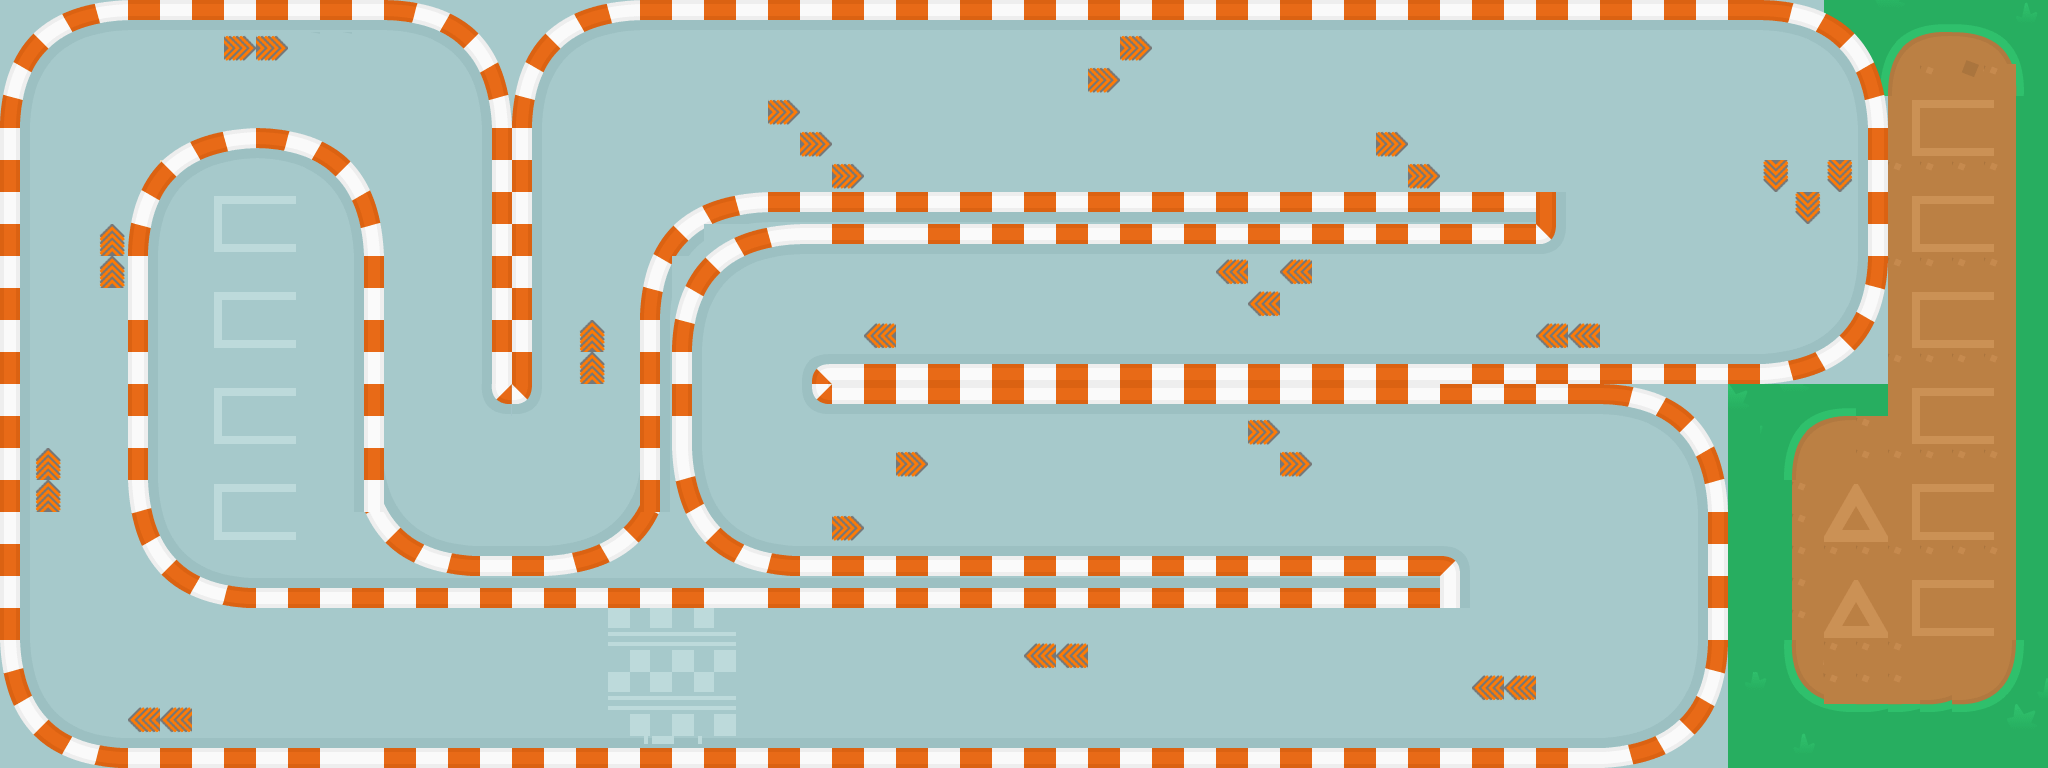

A 2D game scene composited from a Tiled map and its tileset images. What follows is a short description and the map's XML, with each tile layer's data collapsed to a summary:
An orthogonal 64x24 tile map with 32x32 px tiles, 2 tile layers (Map, powerups), 1 hidden layer not drawn, 12 tilesets and 35 objects (26x Boost, 3x EnemyStart, PlayerStart).

<map version="1.10" tiledversion="1.11.2" orientation="orthogonal" renderorder="right-down" width="64" height="24" tilewidth="32" tileheight="32" infinite="0" nextlayerid="19" nextobjectid="55">
 <tileset firstgid="1" name="tmw_desert_spacing" tilewidth="32" tileheight="32" spacing="1" margin="1" tilecount="48" columns="8">
  <image source="tmw_desert_spacing.png" width="265" height="199" />
  <wangsets>
   <wangset name="Brick" type="corner" tile="9">
    <wangcolor name="" color="#ff0000" tile="-1" probability="1" />
    <wangtile tileid="0" wangid="0,0,0,1,0,0,0,0" />
    <wangtile tileid="1" wangid="0,0,0,1,0,1,0,0" />
    <wangtile tileid="2" wangid="0,0,0,0,0,1,0,0" />
    <wangtile tileid="8" wangid="0,1,0,1,0,0,0,0" />
    <wangtile tileid="9" wangid="0,1,0,1,0,1,0,1" />
    <wangtile tileid="10" wangid="0,0,0,0,0,1,0,1" />
    <wangtile tileid="16" wangid="0,1,0,0,0,0,0,0" />
    <wangtile tileid="17" wangid="0,1,0,0,0,0,0,1" />
    <wangtile tileid="18" wangid="0,0,0,0,0,0,0,1" />
    <wangtile tileid="19" wangid="0,1,0,0,0,1,0,1" />
    <wangtile tileid="20" wangid="0,1,0,1,0,0,0,1" />
    <wangtile tileid="27" wangid="0,0,0,1,0,1,0,1" />
    <wangtile tileid="28" wangid="0,1,0,1,0,1,0,0" />
   </wangset>
   <wangset name="Marble" type="corner" tile="33">
    <wangcolor name="" color="#ff0000" tile="-1" probability="1" />
    <wangtile tileid="24" wangid="0,0,0,1,0,0,0,0" />
    <wangtile tileid="25" wangid="0,0,0,1,0,1,0,0" />
    <wangtile tileid="26" wangid="0,0,0,0,0,1,0,0" />
    <wangtile tileid="32" wangid="0,1,0,1,0,0,0,0" />
    <wangtile tileid="33" wangid="0,1,0,1,0,1,0,1" />
    <wangtile tileid="34" wangid="0,0,0,0,0,1,0,1" />
    <wangtile tileid="35" wangid="0,1,0,0,0,1,0,1" />
    <wangtile tileid="36" wangid="0,1,0,1,0,0,0,1" />
    <wangtile tileid="40" wangid="0,1,0,0,0,0,0,0" />
    <wangtile tileid="41" wangid="0,1,0,0,0,0,0,1" />
    <wangtile tileid="42" wangid="0,0,0,0,0,0,0,1" />
    <wangtile tileid="43" wangid="0,0,0,1,0,1,0,1" />
    <wangtile tileid="44" wangid="0,1,0,1,0,1,0,0" />
   </wangset>
   <wangset name="Sand" type="corner" tile="14">
    <wangcolor name="" color="#ff0000" tile="29" probability="1" />
    <wangtile tileid="3" wangid="0,1,0,0,0,1,0,1" />
    <wangtile tileid="4" wangid="0,1,0,1,0,0,0,1" />
    <wangtile tileid="5" wangid="0,0,0,1,0,0,0,0" />
    <wangtile tileid="6" wangid="0,0,0,1,0,1,0,0" />
    <wangtile tileid="7" wangid="0,0,0,0,0,1,0,0" />
    <wangtile tileid="11" wangid="0,0,0,1,0,1,0,1" />
    <wangtile tileid="12" wangid="0,1,0,1,0,1,0,0" />
    <wangtile tileid="13" wangid="0,1,0,1,0,0,0,0" />
    <wangtile tileid="14" wangid="0,1,0,1,0,1,0,1" />
    <wangtile tileid="15" wangid="0,0,0,0,0,1,0,1" />
    <wangtile tileid="21" wangid="0,1,0,0,0,0,0,0" />
    <wangtile tileid="22" wangid="0,1,0,0,0,0,0,1" />
    <wangtile tileid="23" wangid="0,0,0,0,0,0,0,1" />
   </wangset>
  </wangsets>
 </tileset>
 <tileset firstgid="49" name="MapMetadata" tilewidth="32" tileheight="32" spacing="1" margin="1" tilecount="2" columns="2">
  <image source="MapMetadata.png" width="67" height="34" />
 </tileset>
 <tileset firstgid="51" name="MapTemplate" tilewidth="32" tileheight="32" tilecount="1536" columns="64">
  <image source="MapTemplate.png" width="2048" height="768" />
 </tileset>
 <tileset firstgid="1587" source="spritesheet_tiles.tsx" />
 <tileset firstgid="6771" name="spritesheet_tiles" tilewidth="32" tileheight="32" tilecount="5184" columns="72">
  <image source="spritesheet_tiles.png" width="2304" height="2304" />
 </tileset>
 <tileset firstgid="11955" name="powerup" tilewidth="32" tileheight="32" tilecount="1" columns="1">
  <image source="powerup.png" width="32" height="32" />
 </tileset>
 <tileset firstgid="11956" source="powerup_down.tsx" />
 <tileset firstgid="11957" source="powerup_left.tsx" />
 <tileset firstgid="11958" source="powerup_right.tsx" />
 <tileset firstgid="11959" name="powerup_right" tilewidth="32" tileheight="32" tilecount="1" columns="1">
  <image source="powerup_right.png" width="32" height="32" />
 </tileset>
 <tileset firstgid="11960" name="powerup_down" tilewidth="32" tileheight="32" tilecount="1" columns="1">
  <image source="powerup_down.png" width="32" height="32" />
 </tileset>
 <tileset firstgid="11961" name="powerup_left" tilewidth="32" tileheight="32" tilecount="1" columns="1">
  <image source="powerup_left.png" width="32" height="32" />
 </tileset>
 <layer id="1" name="Map" width="64" height="24">
  <properties>
   <property name="Draw" type="bool" value="true" />
  </properties>
  <data>[1536 cells, 1536 non-empty, 1534 distinct tile ids]</data>
 </layer>
 <layer id="18" name="powerups" width="64" height="24">
  <data>[1536 cells, 34 non-empty, 4 distinct tile ids]</data>
 </layer>
 <objectgroup id="17" name="Powerups">
  <object id="24" type="Boost" x="766" y="96" width="36" height="28" />
  <object id="25" type="Boost" x="130" y="706" width="62" height="26" />
  <object id="26" type="Boost" x="35" y="445.5" width="24" height="72" />
  <object id="27" type="Boost" x="98" y="224" width="24" height="66" />
  <object id="28" type="Boost" x="220" y="34" width="66" height="26" />
  <object id="29" type="Boost" x="580" y="322" width="24" height="62" />
  <object id="30" type="Boost" x="798" y="128" width="34" height="30" />
  <object id="31" type="Boost" x="832" y="164" width="32" height="24" />
  <object id="32" type="Boost" x="1086" y="65" width="35" height="30" />
  <object id="33" type="Boost" x="1120" y="32" width="33" height="30" />
  <object id="34" type="Boost" x="1377" y="129" width="31" height="30" />
  <object id="35" type="Boost" x="1407" y="161" width="34" height="28" />
  <object id="36" type="Boost" x="1760" y="161" width="32" height="30" />
  <object id="37" type="Boost" x="1824" y="160" width="32" height="32" />
  <object id="38" type="Boost" x="1793" y="192" width="30" height="31" />
  <object id="39" type="Boost" x="1535" y="321" width="66" height="31" />
  <object id="40" type="Boost" x="1280" y="256" width="32" height="29" />
  <object id="41" type="Boost" x="1246" y="289" width="35" height="29" />
  <object id="42" type="Boost" x="1215" y="257" width="34" height="30" />
  <object id="43" type="Boost" x="863" y="320" width="35" height="32" />
  <object id="44" type="Boost" x="893" y="448" width="34" height="31" />
  <object id="45" type="Boost" x="831" y="512" width="34" height="32" />
  <object id="46" type="Boost" x="1247" y="417" width="33" height="29" />
  <object id="47" type="Boost" x="1279" y="449" width="32" height="28" />
  <object id="48" type="Boost" x="1472" y="676" width="66" height="24" />
  <object id="49" type="Boost" x="1022" y="640" width="66" height="28" />
 </objectgroup>
 <layer id="5" name="Collisions" width="64" height="24" visible="0">
  <properties>
   <property name="Draw" type="bool" value="false" />
  </properties>
  <data>[1536 cells, 0 non-empty, 0 distinct tile ids]</data>
 </layer>
 <objectgroup id="14" name="Paths">
  <object id="16" x="672" y="636">
   <polyline points="0,0 -448,44 -578,-38 -614,-286 -574,-550 -378,-602 -230,-524 -234,-272 -214,-168 -124,-142 -64,-240 -60,-438 -26,-538 38,-560 878,-548 1068,-546 1112,-494 1128,-406 1078,-330 868,-328 170,-334 84,-300 76,-218 110,-154 194,-144 838,-148 896,-134 942,-76 942,4 866,50 22,2" />
  </object>
  </objectgroup>
 <objectgroup id="16" name="Spawn">
  <!-- 4 objects omitted --></objectgroup>
</map>
<!-- 8 of 35 objects omitted -->
